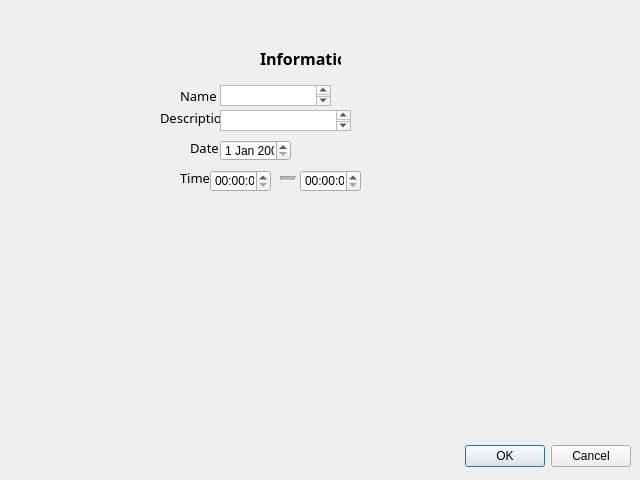
<?xml version="1.0" encoding="UTF-8"?>
<ui version="4.0">
 <class>DialogEdit</class>
 <widget class="QDialog" name="DialogEdit">
  <property name="geometry">
   <rect>
    <x>0</x>
    <y>0</y>
    <width>640</width>
    <height>480</height>
   </rect>
  </property>
  <property name="windowTitle">
   <string>Dialog</string>
  </property>
  <widget class="QDialogButtonBox" name="buttonBox">
   <property name="geometry">
    <rect>
     <x>10</x>
     <y>440</y>
     <width>621</width>
     <height>32</height>
    </rect>
   </property>
   <property name="orientation">
    <enum>Qt::Horizontal</enum>
   </property>
   <property name="standardButtons">
    <set>QDialogButtonBox::Cancel|QDialogButtonBox::Ok</set>
   </property>
  </widget>
  <widget class="Line" name="InfoTimeLine">
   <property name="geometry">
    <rect>
     <x>280</x>
     <y>170</y>
     <width>16</width>
     <height>16</height>
    </rect>
   </property>
   <property name="lineWidth">
    <number>1</number>
   </property>
   <property name="midLineWidth">
    <number>3</number>
   </property>
   <property name="orientation">
    <enum>Qt::Horizontal</enum>
   </property>
  </widget>
  <widget class="QLabel" name="DescriptionLabel">
   <property name="geometry">
    <rect>
     <x>160</x>
     <y>110</y>
     <width>61</width>
     <height>16</height>
    </rect>
   </property>
   <property name="font">
    <font>
     <family>Franklin Gothic Book</family>
     <pointsize>10</pointsize>
    </font>
   </property>
   <property name="text">
    <string>Description</string>
   </property>
  </widget>
  <widget class="QTextEdit" name="DescriptxtEdit">
   <property name="geometry">
    <rect>
     <x>220</x>
     <y>110</y>
     <width>131</width>
     <height>21</height>
    </rect>
   </property>
  </widget>
  <widget class="QLabel" name="DateLabel">
   <property name="geometry">
    <rect>
     <x>190</x>
     <y>140</y>
     <width>31</width>
     <height>16</height>
    </rect>
   </property>
   <property name="font">
    <font>
     <family>Franklin Gothic Book</family>
     <pointsize>10</pointsize>
    </font>
   </property>
   <property name="text">
    <string>Date</string>
   </property>
  </widget>
  <widget class="QLabel" name="NameLabel">
   <property name="geometry">
    <rect>
     <x>180</x>
     <y>90</y>
     <width>39</width>
     <height>11</height>
    </rect>
   </property>
   <property name="font">
    <font>
     <family>Franklin Gothic Book</family>
     <pointsize>10</pointsize>
    </font>
   </property>
   <property name="text">
    <string>Name</string>
   </property>
  </widget>
  <widget class="QLabel" name="TimeLabel">
   <property name="geometry">
    <rect>
     <x>180</x>
     <y>170</y>
     <width>31</width>
     <height>16</height>
    </rect>
   </property>
   <property name="font">
    <font>
     <family>Franklin Gothic Book</family>
     <pointsize>10</pointsize>
    </font>
   </property>
   <property name="text">
    <string>Time</string>
   </property>
  </widget>
  <widget class="QTextEdit" name="NametxtEdit">
   <property name="geometry">
    <rect>
     <x>220</x>
     <y>85</y>
     <width>111</width>
     <height>21</height>
    </rect>
   </property>
  </widget>
  <widget class="QTimeEdit" name="StartEdit">
   <property name="geometry">
    <rect>
     <x>210</x>
     <y>170</y>
     <width>61</width>
     <height>22</height>
    </rect>
   </property>
  </widget>
  <widget class="QTimeEdit" name="EndEdit">
   <property name="geometry">
    <rect>
     <x>300</x>
     <y>170</y>
     <width>61</width>
     <height>22</height>
    </rect>
   </property>
  </widget>
  <widget class="QLabel" name="InfoLabel">
   <property name="geometry">
    <rect>
     <x>260</x>
     <y>50</y>
     <width>81</width>
     <height>16</height>
    </rect>
   </property>
   <property name="font">
    <font>
     <family>Franklin Gothic Book</family>
     <pointsize>12</pointsize>
     <weight>75</weight>
     <bold>true</bold>
    </font>
   </property>
   <property name="text">
    <string>Information</string>
   </property>
  </widget>
  <widget class="QDateEdit" name="dateEdit">
   <property name="geometry">
    <rect>
     <x>220</x>
     <y>140</y>
     <width>71</width>
     <height>21</height>
    </rect>
   </property>
  </widget>
 </widget>
 <resources/>
 <connections>
  <connection>
   <sender>buttonBox</sender>
   <signal>accepted()</signal>
   <receiver>DialogEdit</receiver>
   <slot>accept()</slot>
   <hints>
    <hint type="sourcelabel">
     <x>248</x>
     <y>254</y>
    </hint>
    <hint type="destinationlabel">
     <x>157</x>
     <y>274</y>
    </hint>
   </hints>
  </connection>
  <connection>
   <sender>buttonBox</sender>
   <signal>rejected()</signal>
   <receiver>DialogEdit</receiver>
   <slot>reject()</slot>
   <hints>
    <hint type="sourcelabel">
     <x>316</x>
     <y>260</y>
    </hint>
    <hint type="destinationlabel">
     <x>286</x>
     <y>274</y>
    </hint>
   </hints>
  </connection>
 </connections>
</ui>
